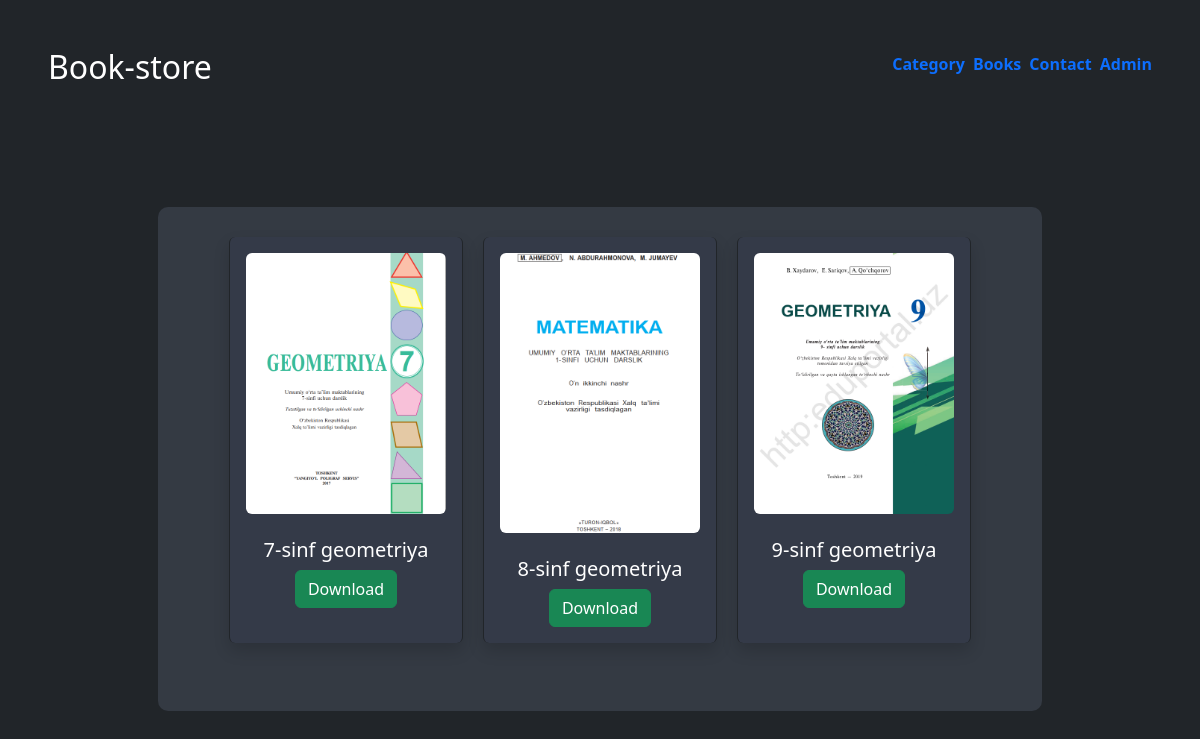
The page /directions/48/ on the database its author committed.
### book/models.py (models this page shows)
class Book(models.Model):
    name = models.CharField(max_length=255)
    category = models.ForeignKey(Category, on_delete=models.CASCADE)
    cover = models.ImageField(upload_to='book_covers/')
    book_pdf = models.FileField(upload_to='book_pdfs/')

### book/views.py (the view)
# urls.py: path('directions/<int:pk>/', directions),
def directions(request, pk):
    book = Book.objects.filter(category=pk)
    book_pdf = Book.objects.all()
    if book:
        return render(request, 'book/book_lists.html', {'books': book})
    else:
        test = "NOT FOUND"
        return render(request, 'book/book_lists.html', {'test': test})

### book/templates/book/book_lists.html
{% extends 'book/index.html'%}
{% block body %}
<center><div class="d-flex" style="width: 80%; height: auto; display: flex; justify-content: center; flex-wrap: wrap; background-color: #343a43; border-radius: 10px; padding: 20px; margin-top:80px;">
    {% if books %}
    {% for i in books %}
<div style="with: 200px; background-color: #343a48; height: auto; margin: 10px;" class="shadow p-3 mb-5 bg-grey rounded border-dark border-end border-start">
                <figure class="figure">
                <img src="/media/{{ i.cover }}" class="figure-img img-fluid rounded" width="200" alt="dsadsa">
                </figure>
                <h5>{{ i.name }}</h5>
                <a href="/media/{{ i.book_pdf }}" download><button class="btn btn-success">Download</button></a>
                </div>
    {%  endfor %}
    {% else %}
    <h2>NOT FOUND</h2>
    {% endif %}
</div></center>
{% endblock %}

### rows shown on the page
Book: cover (picture), name "7-sinf geometriya"
Book: cover (picture), name "8-sinf geometriya"
Book: cover (picture), name "9-sinf geometriya"
